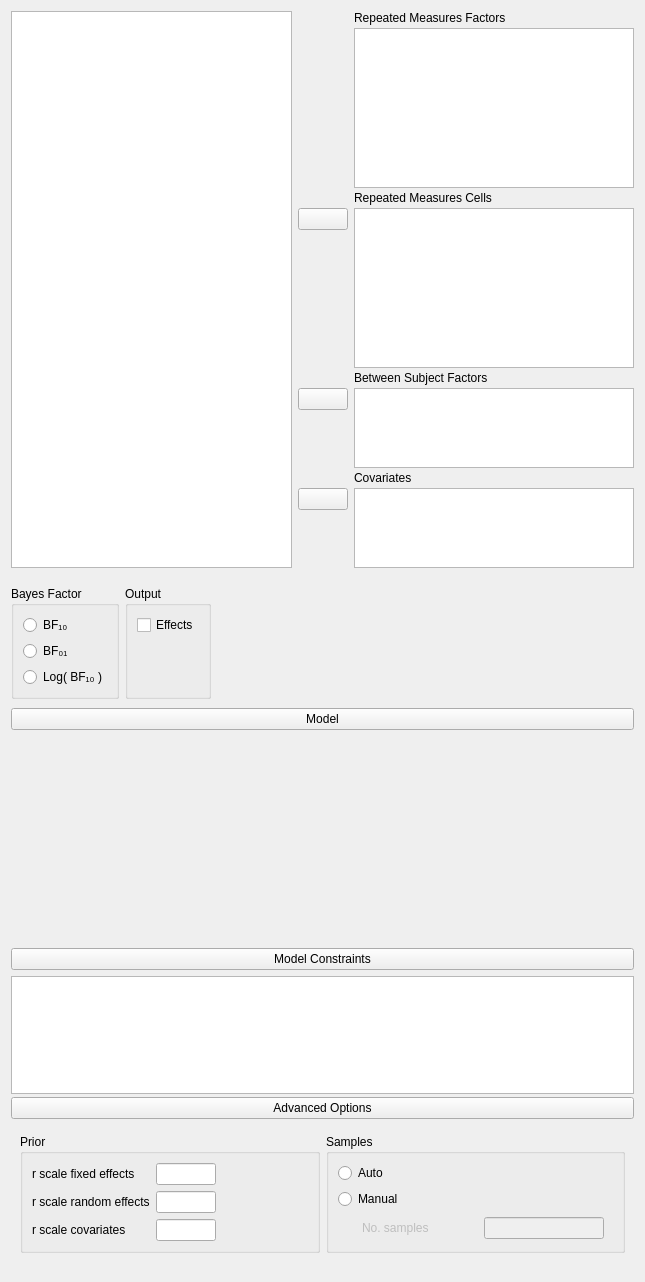
<?xml version="1.0" encoding="UTF-8"?>
<ui version="4.0">
 <class>BainAnovaRepeatedMeasuresBayesianForm</class>
 <widget class="QWidget" name="BainAnovaRepeatedMeasuresBayesianForm">
  <property name="geometry">
   <rect>
    <x>0</x>
    <y>0</y>
    <width>645</width>
    <height>1282</height>
   </rect>
  </property>
  <property name="sizePolicy">
   <sizepolicy hsizetype="Fixed" vsizetype="Preferred">
    <horstretch>0</horstretch>
    <verstretch>0</verstretch>
   </sizepolicy>
  </property>
  <property name="windowTitle">
   <string>Form</string>
  </property>
  <layout class="QGridLayout" name="gridLayout_10">
   <property name="verticalSpacing">
    <number>0</number>
   </property>
   <item row="5" column="0">
    <widget class="QWidget" name="advancedBox" native="true">
     <layout class="QGridLayout" name="gridLayout_2">
      <property name="leftMargin">
       <number>0</number>
      </property>
      <property name="topMargin">
       <number>0</number>
      </property>
      <property name="rightMargin">
       <number>0</number>
      </property>
      <item row="0" column="0" rowspan="2" colspan="2">
       <widget class="ExpanderButton" name="expanderAdvanced">
        <property name="text">
         <string>Advanced Options</string>
        </property>
       </widget>
      </item>
      <item row="3" column="0" rowspan="2" colspan="2">
       <widget class="QWidget" name="advancedOptions" native="true">
        <layout class="QGridLayout" name="gridLayout_7">
         <item row="0" column="0">
          <widget class="GroupBox" name="groupBox_2">
           <property name="maximumSize">
            <size>
             <width>300</width>
             <height>16777215</height>
            </size>
           </property>
           <property name="title">
            <string>Prior</string>
           </property>
           <layout class="QGridLayout" name="gridLayout_9">
            <item row="1" column="2">
             <spacer name="horizontalSpacer_2">
              <property name="orientation">
               <enum>Qt::Horizontal</enum>
              </property>
              <property name="sizeHint" stdset="0">
               <size>
                <width>293</width>
                <height>20</height>
               </size>
              </property>
             </spacer>
            </item>
            <item row="0" column="2">
             <spacer name="horizontalSpacer">
              <property name="orientation">
               <enum>Qt::Horizontal</enum>
              </property>
              <property name="sizeHint" stdset="0">
               <size>
                <width>293</width>
                <height>20</height>
               </size>
              </property>
             </spacer>
            </item>
            <item row="1" column="1">
             <widget class="BoundTextBox" name="priorRandomEffects">
              <property name="minimumSize">
               <size>
                <width>60</width>
                <height>0</height>
               </size>
              </property>
              <property name="maximumSize">
               <size>
                <width>60</width>
                <height>16777215</height>
               </size>
              </property>
             </widget>
            </item>
            <item row="4" column="0">
             <widget class="QLabel" name="label_8">
              <property name="text">
               <string>r scale covariates</string>
              </property>
             </widget>
            </item>
            <item row="1" column="0">
             <widget class="QLabel" name="label_7">
              <property name="text">
               <string>r scale random effects</string>
              </property>
             </widget>
            </item>
            <item row="0" column="0">
             <widget class="QLabel" name="label_6">
              <property name="text">
               <string>r scale fixed effects</string>
              </property>
             </widget>
            </item>
            <item row="0" column="1">
             <widget class="BoundTextBox" name="priorFixedEffects">
              <property name="minimumSize">
               <size>
                <width>60</width>
                <height>0</height>
               </size>
              </property>
              <property name="maximumSize">
               <size>
                <width>60</width>
                <height>16777215</height>
               </size>
              </property>
             </widget>
            </item>
            <item row="4" column="1">
             <widget class="BoundTextBox" name="priorCovariates">
              <property name="minimumSize">
               <size>
                <width>60</width>
                <height>0</height>
               </size>
              </property>
              <property name="maximumSize">
               <size>
                <width>60</width>
                <height>16777215</height>
               </size>
              </property>
             </widget>
            </item>
            <item row="4" column="2">
             <spacer name="horizontalSpacer_3">
              <property name="orientation">
               <enum>Qt::Horizontal</enum>
              </property>
              <property name="sizeHint" stdset="0">
               <size>
                <width>293</width>
                <height>20</height>
               </size>
              </property>
             </spacer>
            </item>
           </layout>
          </widget>
         </item>
         <item row="0" column="1">
          <widget class="BoundGroupBox" name="sampleMode">
           <property name="title">
            <string>Samples</string>
           </property>
           <layout class="QGridLayout" name="gridLayout_12">
            <item row="1" column="0">
             <widget class="QRadioButton" name="_2fixed">
              <property name="text">
               <string>Manual</string>
              </property>
             </widget>
            </item>
            <item row="2" column="0">
             <widget class="QWidget" name="fixedSamplesNumberContainer" native="true">
              <property name="enabled">
               <bool>false</bool>
              </property>
              <layout class="QGridLayout" name="gridLayout_14">
               <property name="leftMargin">
                <number>24</number>
               </property>
               <property name="topMargin">
                <number>0</number>
               </property>
               <property name="bottomMargin">
                <number>0</number>
               </property>
               <item row="0" column="0">
                <widget class="QLabel" name="label_9">
                 <property name="text">
                  <string>No. samples</string>
                 </property>
                </widget>
               </item>
               <item row="0" column="1">
                <widget class="BoundTextBox" name="fixedSamplesNumber">
                 <property name="maximumSize">
                  <size>
                   <width>120</width>
                   <height>16777215</height>
                  </size>
                 </property>
                </widget>
               </item>
              </layout>
             </widget>
            </item>
            <item row="0" column="0">
             <widget class="QRadioButton" name="_1auto">
              <property name="text">
               <string>Auto</string>
              </property>
             </widget>
            </item>
           </layout>
          </widget>
         </item>
        </layout>
       </widget>
      </item>
     </layout>
    </widget>
   </item>
   <item row="0" column="0">
    <widget class="QWidget" name="topWidget" native="true">
     <property name="sizePolicy">
      <sizepolicy hsizetype="Preferred" vsizetype="Fixed">
       <horstretch>0</horstretch>
       <verstretch>0</verstretch>
      </sizepolicy>
     </property>
     <layout class="QGridLayout" name="gridLayout">
      <property name="leftMargin">
       <number>0</number>
      </property>
      <property name="topMargin">
       <number>0</number>
      </property>
      <property name="rightMargin">
       <number>0</number>
      </property>
      <property name="verticalSpacing">
       <number>3</number>
      </property>
      <item row="1" column="2">
       <widget class="BoundTableView" name="repeatedMeasuresFactors">
        <property name="sizePolicy">
         <sizepolicy hsizetype="Expanding" vsizetype="Fixed">
          <horstretch>0</horstretch>
          <verstretch>0</verstretch>
         </sizepolicy>
        </property>
        <property name="minimumSize">
         <size>
          <width>0</width>
          <height>160</height>
         </size>
        </property>
        <property name="maximumSize">
         <size>
          <width>16777215</width>
          <height>160</height>
         </size>
        </property>
        <property name="horizontalScrollBarPolicy">
         <enum>Qt::ScrollBarAlwaysOff</enum>
        </property>
        <property name="editTriggers">
         <set>QAbstractItemView::AnyKeyPressed</set>
        </property>
        <property name="selectionMode">
         <enum>QAbstractItemView::SingleSelection</enum>
        </property>
        <property name="textElideMode">
         <enum>Qt::ElideNone</enum>
        </property>
        <property name="verticalScrollMode">
         <enum>QAbstractItemView::ScrollPerPixel</enum>
        </property>
        <property name="horizontalScrollMode">
         <enum>QAbstractItemView::ScrollPerPixel</enum>
        </property>
        <property name="showGrid">
         <bool>false</bool>
        </property>
        <attribute name="horizontalHeaderVisible">
         <bool>false</bool>
        </attribute>
        <attribute name="horizontalHeaderDefaultSectionSize">
         <number>150</number>
        </attribute>
        <attribute name="horizontalHeaderHighlightSections">
         <bool>false</bool>
        </attribute>
        <attribute name="horizontalHeaderStretchLastSection">
         <bool>true</bool>
        </attribute>
        <attribute name="verticalHeaderVisible">
         <bool>false</bool>
        </attribute>
       </widget>
      </item>
      <item row="8" column="2">
       <widget class="QLabel" name="label_4">
        <property name="sizePolicy">
         <sizepolicy hsizetype="Fixed" vsizetype="Fixed">
          <horstretch>0</horstretch>
          <verstretch>0</verstretch>
         </sizepolicy>
        </property>
        <property name="text">
         <string>Covariates</string>
        </property>
       </widget>
      </item>
      <item row="9" column="1">
       <widget class="AssignButton" name="buttonAssignCovariates">
        <property name="sizePolicy">
         <sizepolicy hsizetype="Fixed" vsizetype="Fixed">
          <horstretch>0</horstretch>
          <verstretch>0</verstretch>
         </sizepolicy>
        </property>
        <property name="minimumSize">
         <size>
          <width>50</width>
          <height>0</height>
         </size>
        </property>
        <property name="maximumSize">
         <size>
          <width>50</width>
          <height>16777215</height>
         </size>
        </property>
        <property name="text">
         <string/>
        </property>
       </widget>
      </item>
      <item row="0" column="2">
       <widget class="QLabel" name="label">
        <property name="sizePolicy">
         <sizepolicy hsizetype="Fixed" vsizetype="Fixed">
          <horstretch>0</horstretch>
          <verstretch>0</verstretch>
         </sizepolicy>
        </property>
        <property name="text">
         <string>Repeated Measures Factors</string>
        </property>
       </widget>
      </item>
      <item row="5" column="2">
       <widget class="QLabel" name="label_3">
        <property name="sizePolicy">
         <sizepolicy hsizetype="Fixed" vsizetype="Fixed">
          <horstretch>0</horstretch>
          <verstretch>0</verstretch>
         </sizepolicy>
        </property>
        <property name="text">
         <string>Between Subject Factors</string>
        </property>
       </widget>
      </item>
      <item row="2" column="2">
       <widget class="QLabel" name="label_2">
        <property name="sizePolicy">
         <sizepolicy hsizetype="Fixed" vsizetype="Fixed">
          <horstretch>0</horstretch>
          <verstretch>0</verstretch>
         </sizepolicy>
        </property>
        <property name="text">
         <string>Repeated Measures Cells</string>
        </property>
       </widget>
      </item>
      <item row="3" column="2" rowspan="2">
       <widget class="BoundTableView" name="repeatedMeasuresCells">
        <property name="sizePolicy">
         <sizepolicy hsizetype="Expanding" vsizetype="Fixed">
          <horstretch>0</horstretch>
          <verstretch>0</verstretch>
         </sizepolicy>
        </property>
        <property name="minimumSize">
         <size>
          <width>0</width>
          <height>160</height>
         </size>
        </property>
        <property name="maximumSize">
         <size>
          <width>16777215</width>
          <height>160</height>
         </size>
        </property>
        <property name="horizontalScrollBarPolicy">
         <enum>Qt::ScrollBarAlwaysOff</enum>
        </property>
        <property name="dragEnabled">
         <bool>true</bool>
        </property>
        <property name="dragDropMode">
         <enum>QAbstractItemView::DragDrop</enum>
        </property>
        <property name="defaultDropAction">
         <enum>Qt::MoveAction</enum>
        </property>
        <property name="selectionMode">
         <enum>QAbstractItemView::ExtendedSelection</enum>
        </property>
        <property name="selectionBehavior">
         <enum>QAbstractItemView::SelectRows</enum>
        </property>
        <property name="verticalScrollMode">
         <enum>QAbstractItemView::ScrollPerPixel</enum>
        </property>
        <attribute name="horizontalHeaderVisible">
         <bool>false</bool>
        </attribute>
        <attribute name="horizontalHeaderHighlightSections">
         <bool>false</bool>
        </attribute>
        <attribute name="horizontalHeaderStretchLastSection">
         <bool>true</bool>
        </attribute>
        <attribute name="verticalHeaderVisible">
         <bool>false</bool>
        </attribute>
       </widget>
      </item>
      <item row="3" column="1">
       <widget class="AssignButton" name="buttonAssignFixed">
        <property name="sizePolicy">
         <sizepolicy hsizetype="Fixed" vsizetype="Fixed">
          <horstretch>0</horstretch>
          <verstretch>0</verstretch>
         </sizepolicy>
        </property>
        <property name="minimumSize">
         <size>
          <width>50</width>
          <height>0</height>
         </size>
        </property>
        <property name="maximumSize">
         <size>
          <width>50</width>
          <height>16777215</height>
         </size>
        </property>
        <property name="text">
         <string/>
        </property>
       </widget>
      </item>
      <item row="4" column="1">
       <spacer name="verticalSpacer_4">
        <property name="orientation">
         <enum>Qt::Vertical</enum>
        </property>
        <property name="sizeHint" stdset="0">
         <size>
          <width>20</width>
          <height>40</height>
         </size>
        </property>
       </spacer>
      </item>
      <item row="7" column="1">
       <spacer name="verticalSpacer_5">
        <property name="orientation">
         <enum>Qt::Vertical</enum>
        </property>
        <property name="sizeHint" stdset="0">
         <size>
          <width>20</width>
          <height>40</height>
         </size>
        </property>
       </spacer>
      </item>
      <item row="10" column="1">
       <spacer name="verticalSpacer_6">
        <property name="orientation">
         <enum>Qt::Vertical</enum>
        </property>
        <property name="sizeHint" stdset="0">
         <size>
          <width>20</width>
          <height>40</height>
         </size>
        </property>
       </spacer>
      </item>
      <item row="6" column="2" rowspan="2">
       <widget class="BoundListView" name="betweenSubjectFactors">
        <property name="sizePolicy">
         <sizepolicy hsizetype="Expanding" vsizetype="Fixed">
          <horstretch>0</horstretch>
          <verstretch>0</verstretch>
         </sizepolicy>
        </property>
        <property name="minimumSize">
         <size>
          <width>0</width>
          <height>80</height>
         </size>
        </property>
        <property name="maximumSize">
         <size>
          <width>16777215</width>
          <height>80</height>
         </size>
        </property>
        <property name="selectionMode">
         <enum>QAbstractItemView::ExtendedSelection</enum>
        </property>
       </widget>
      </item>
      <item row="9" column="2" rowspan="2">
       <widget class="BoundListView" name="covariates">
        <property name="sizePolicy">
         <sizepolicy hsizetype="Expanding" vsizetype="Fixed">
          <horstretch>0</horstretch>
          <verstretch>0</verstretch>
         </sizepolicy>
        </property>
        <property name="minimumSize">
         <size>
          <width>0</width>
          <height>80</height>
         </size>
        </property>
        <property name="maximumSize">
         <size>
          <width>16777215</width>
          <height>80</height>
         </size>
        </property>
        <property name="selectionMode">
         <enum>QAbstractItemView::ExtendedSelection</enum>
        </property>
       </widget>
      </item>
      <item row="6" column="1">
       <widget class="AssignButton" name="buttonAssignRandom">
        <property name="sizePolicy">
         <sizepolicy hsizetype="Fixed" vsizetype="Fixed">
          <horstretch>0</horstretch>
          <verstretch>0</verstretch>
         </sizepolicy>
        </property>
        <property name="minimumSize">
         <size>
          <width>50</width>
          <height>0</height>
         </size>
        </property>
        <property name="maximumSize">
         <size>
          <width>50</width>
          <height>16777215</height>
         </size>
        </property>
        <property name="text">
         <string/>
        </property>
       </widget>
      </item>
      <item row="0" column="0" rowspan="11">
       <widget class="AvailableFieldsListView" name="listAvailableFields">
        <property name="sizePolicy">
         <sizepolicy hsizetype="Expanding" vsizetype="Preferred">
          <horstretch>0</horstretch>
          <verstretch>0</verstretch>
         </sizepolicy>
        </property>
        <property name="minimumSize">
         <size>
          <width>0</width>
          <height>0</height>
         </size>
        </property>
        <property name="maximumSize">
         <size>
          <width>16777215</width>
          <height>16777215</height>
         </size>
        </property>
        <property name="selectionMode">
         <enum>QAbstractItemView::ExtendedSelection</enum>
        </property>
       </widget>
      </item>
     </layout>
    </widget>
   </item>
   <item row="1" column="0">
    <widget class="QWidget" name="widget" native="true">
     <property name="sizePolicy">
      <sizepolicy hsizetype="Fixed" vsizetype="Fixed">
       <horstretch>0</horstretch>
       <verstretch>0</verstretch>
      </sizepolicy>
     </property>
     <layout class="QGridLayout" name="gridLayout_3">
      <property name="leftMargin">
       <number>0</number>
      </property>
      <property name="rightMargin">
       <number>0</number>
      </property>
      <property name="bottomMargin">
       <number>0</number>
      </property>
      <item row="0" column="0">
       <widget class="BoundGroupBox" name="bayesFactorType">
        <property name="sizePolicy">
         <sizepolicy hsizetype="Preferred" vsizetype="Minimum">
          <horstretch>0</horstretch>
          <verstretch>0</verstretch>
         </sizepolicy>
        </property>
        <property name="title">
         <string>Bayes Factor</string>
        </property>
        <property name="flat">
         <bool>false</bool>
        </property>
        <layout class="QGridLayout" name="gridLayout_13">
         <item row="1" column="0">
          <widget class="QRadioButton" name="_2">
           <property name="text">
            <string>BF₀₁</string>
           </property>
          </widget>
         </item>
         <item row="0" column="0">
          <widget class="QRadioButton" name="_1">
           <property name="text">
            <string>BF₁₀</string>
           </property>
          </widget>
         </item>
         <item row="2" column="0">
          <widget class="QRadioButton" name="_3">
           <property name="text">
            <string>Log( BF₁₀ )</string>
           </property>
          </widget>
         </item>
        </layout>
       </widget>
      </item>
      <item row="0" column="1">
       <widget class="GroupBox" name="groupBox_3">
        <property name="title">
         <string>Output</string>
        </property>
        <layout class="QGridLayout" name="gridLayout_4">
         <item row="0" column="0" colspan="2">
          <widget class="BoundCheckBox" name="effects">
           <property name="text">
            <string>Effects</string>
           </property>
          </widget>
         </item>
         <item row="1" column="1">
          <spacer name="verticalSpacer">
           <property name="orientation">
            <enum>Qt::Vertical</enum>
           </property>
           <property name="sizeHint" stdset="0">
            <size>
             <width>20</width>
             <height>40</height>
            </size>
           </property>
          </spacer>
         </item>
        </layout>
       </widget>
      </item>
     </layout>
    </widget>
   </item>
   <item row="2" column="0">
    <widget class="QWidget" name="modelContainer" native="true">
     <property name="sizePolicy">
      <sizepolicy hsizetype="Preferred" vsizetype="Preferred">
       <horstretch>0</horstretch>
       <verstretch>0</verstretch>
      </sizepolicy>
     </property>
     <layout class="QGridLayout" name="gridLayout_8">
      <property name="leftMargin">
       <number>0</number>
      </property>
      <property name="rightMargin">
       <number>0</number>
      </property>
      <property name="bottomMargin">
       <number>3</number>
      </property>
      <item row="1" column="0">
       <widget class="QWidget" name="containerModel" native="true">
        <property name="sizePolicy">
         <sizepolicy hsizetype="Preferred" vsizetype="Preferred">
          <horstretch>0</horstretch>
          <verstretch>0</verstretch>
         </sizepolicy>
        </property>
        <layout class="QGridLayout" name="gridLayout_6">
         <property name="leftMargin">
          <number>0</number>
         </property>
         <property name="topMargin">
          <number>0</number>
         </property>
         <property name="rightMargin">
          <number>0</number>
         </property>
         <property name="bottomMargin">
          <number>0</number>
         </property>
         <item row="0" column="0">
          <widget class="AnovaModelWidget" name="modelTerms" native="true">
           <property name="sizePolicy">
            <sizepolicy hsizetype="Expanding" vsizetype="Preferred">
             <horstretch>0</horstretch>
             <verstretch>0</verstretch>
            </sizepolicy>
           </property>
           <property name="minimumSize">
            <size>
             <width>0</width>
             <height>200</height>
            </size>
           </property>
          </widget>
         </item>
        </layout>
       </widget>
      </item>
      <item row="0" column="0">
       <widget class="ExpanderButton" name="expanderModel">
        <property name="sizePolicy">
         <sizepolicy hsizetype="Expanding" vsizetype="Fixed">
          <horstretch>0</horstretch>
          <verstretch>0</verstretch>
         </sizepolicy>
        </property>
        <property name="text">
         <string>Model</string>
        </property>
       </widget>
      </item>
     </layout>
    </widget>
   </item>
   <item row="4" column="0">
    <widget class="QWidget" name="constraintsWidget" native="true">
     <layout class="QGridLayout" name="gridLayout_11">
      <property name="leftMargin">
       <number>0</number>
      </property>
      <property name="rightMargin">
       <number>0</number>
      </property>
      <property name="bottomMargin">
       <number>3</number>
      </property>
      <item row="2" column="0">
       <widget class="QWidget" name="model_constraints" native="true">
        <layout class="QGridLayout" name="gridLayout_15">
         <property name="leftMargin">
          <number>0</number>
         </property>
         <property name="topMargin">
          <number>0</number>
         </property>
         <property name="rightMargin">
          <number>0</number>
         </property>
         <property name="bottomMargin">
          <number>0</number>
         </property>
         <item row="0" column="1">
          <widget class="BoundTextEdit" name="model"/>
         </item>
        </layout>
       </widget>
      </item>
      <item row="0" column="0">
       <widget class="ExpanderButton" name="constraintsExpander">
        <property name="text">
         <string>Model Constraints</string>
        </property>
       </widget>
      </item>
     </layout>
    </widget>
   </item>
   <item row="6" column="0">
    <spacer name="verticalSpacer_2">
     <property name="orientation">
      <enum>Qt::Vertical</enum>
     </property>
     <property name="sizeHint" stdset="0">
      <size>
       <width>20</width>
       <height>40</height>
      </size>
     </property>
    </spacer>
   </item>
  </layout>
 </widget>
 <customwidgets>
  <customwidget>
   <class>BoundCheckBox</class>
   <extends>QCheckBox</extends>
   <header>widgets/boundcheckbox.h</header>
  </customwidget>
  <customwidget>
   <class>BoundGroupBox</class>
   <extends>QGroupBox</extends>
   <header>widgets/boundgroupbox.h</header>
   <container>1</container>
  </customwidget>
  <customwidget>
   <class>ExpanderButton</class>
   <extends>QPushButton</extends>
   <header>widgets/expanderbutton.h</header>
  </customwidget>
  <customwidget>
   <class>GroupBox</class>
   <extends>QGroupBox</extends>
   <header>widgets/groupbox.h</header>
   <container>1</container>
  </customwidget>
  <customwidget>
   <class>BoundTextBox</class>
   <extends>QLineEdit</extends>
   <header>widgets/boundtextbox.h</header>
  </customwidget>
  <customwidget>
   <class>BoundTextEdit</class>
   <extends>QPlainTextEdit</extends>
   <header>widgets/boundtextedit.h</header>
  </customwidget>
  <customwidget>
   <class>AssignButton</class>
   <extends>QPushButton</extends>
   <header>widgets/assignbutton.h</header>
  </customwidget>
  <customwidget>
   <class>AvailableFieldsListView</class>
   <extends>QListView</extends>
   <header>widgets/availablefieldslistview.h</header>
  </customwidget>
  <customwidget>
   <class>BoundListView</class>
   <extends>QListView</extends>
   <header>widgets/boundlistview.h</header>
  </customwidget>
  <customwidget>
   <class>AnovaModelWidget</class>
   <extends>QWidget</extends>
   <header>widgets/anovamodelwidget.h</header>
   <container>1</container>
  </customwidget>
  <customwidget>
   <class>BoundTableView</class>
   <extends>QTableView</extends>
   <header>widgets/boundtableview.h</header>
  </customwidget>
 </customwidgets>
 <resources/>
 <connections>
  <connection>
   <sender>_2fixed</sender>
   <signal>toggled(bool)</signal>
   <receiver>fixedSamplesNumberContainer</receiver>
   <slot>setEnabled(bool)</slot>
   <hints>
    <hint type="sourcelabel">
     <x>487</x>
     <y>1062</y>
    </hint>
    <hint type="destinationlabel">
     <x>487</x>
     <y>1089</y>
    </hint>
   </hints>
  </connection>
 </connections>
</ui>
